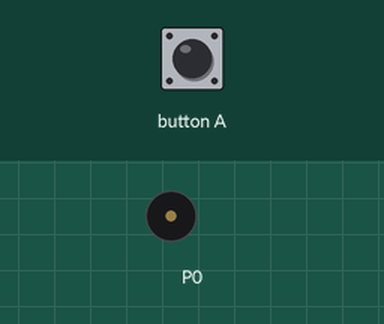
Recording of a program running on a simulated BBC micro:bit (MakeCode). Parts: buzzer (waves = sounding). Inputs (shaded band) come from the test bench.

Above: at 1.2 s.
1.3 s: button A pressed for 0.15 s
At 2.01 s:
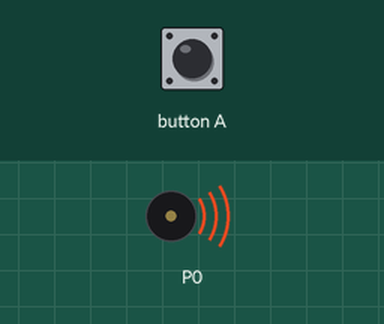
Timing chart, 0 to 6.6 s (numbered marks = the images above; inputs shaded):
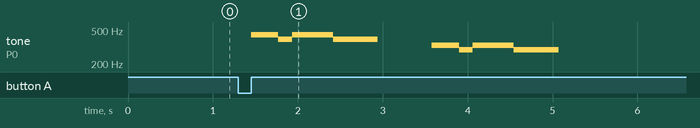

Measured:
- after the input at 1.3 s, tone on P0: plays 440 Hz for 0.32 s, 392 Hz for 0.16 s, 440 Hz for 0.48 s, 392 Hz for 0.53 s, 330 Hz for 0.32 s, 294 Hz for 0.16 s … (8 notes in this stretch), starting after 0.15 s

The program:

main.ts
```typescript
input.onButtonPressed(Button.A, function () {
    music.playMelody("A A G A A A G G ", 380)
    music.playMelody("G G - - - - - - ", 600)
    music.playMelody("E E D E E E D D ", 380)
    music.playMelody("D D - - - - - - ", 600)
})
basic.forever(function () {

})
```

test.ts
```typescript
// 테스트는 여기로 이동합니다; 이 패키지가 확장으로 사용될 때 컴파일되지 않을 것 입니다.
```
